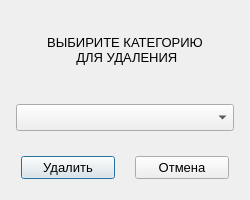
<?xml version="1.0" encoding="UTF-8"?>
<ui version="4.0">
 <class>CatDell</class>
 <widget class="QDialog" name="CatDell">
  <property name="geometry">
   <rect>
    <x>0</x>
    <y>0</y>
    <width>250</width>
    <height>200</height>
   </rect>
  </property>
  <property name="minimumSize">
   <size>
    <width>250</width>
    <height>200</height>
   </size>
  </property>
  <property name="windowTitle">
   <string>Удаление</string>
  </property>
  <property name="styleSheet">
   <string notr="true"/>
  </property>
  <layout class="QHBoxLayout" name="horizontalLayout_2">
   <item>
    <layout class="QVBoxLayout" name="verticalLayout">
     <property name="spacing">
      <number>20</number>
     </property>
     <property name="leftMargin">
      <number>5</number>
     </property>
     <property name="topMargin">
      <number>5</number>
     </property>
     <property name="rightMargin">
      <number>5</number>
     </property>
     <property name="bottomMargin">
      <number>5</number>
     </property>
     <item>
      <widget class="QLabel" name="label">
       <property name="font">
        <font>
         <family>Tahoma</family>
         <pointsize>10</pointsize>
        </font>
       </property>
       <property name="layoutDirection">
        <enum>Qt::RightToLeft</enum>
       </property>
       <property name="text">
        <string>ВЫБИРИТЕ КАТЕГОРИЮ
 ДЛЯ УДАЛЕНИЯ</string>
       </property>
       <property name="alignment">
        <set>Qt::AlignCenter</set>
       </property>
      </widget>
     </item>
     <item>
      <widget class="QComboBox" name="catComboBox">
       <property name="font">
        <font>
         <family>Tahoma</family>
         <pointsize>12</pointsize>
        </font>
       </property>
      </widget>
     </item>
     <item>
      <layout class="QHBoxLayout" name="horizontalLayout">
       <property name="spacing">
        <number>20</number>
       </property>
       <property name="leftMargin">
        <number>5</number>
       </property>
       <property name="topMargin">
        <number>5</number>
       </property>
       <property name="rightMargin">
        <number>5</number>
       </property>
       <property name="bottomMargin">
        <number>5</number>
       </property>
       <item>
        <widget class="QPushButton" name="dellButton">
         <property name="font">
          <font>
           <family>Tahoma</family>
           <pointsize>10</pointsize>
           <weight>50</weight>
           <bold>false</bold>
          </font>
         </property>
         <property name="text">
          <string>Удалить</string>
         </property>
        </widget>
       </item>
       <item>
        <widget class="QPushButton" name="canselButton">
         <property name="font">
          <font>
           <family>Tahoma</family>
           <pointsize>10</pointsize>
           <weight>50</weight>
           <bold>false</bold>
          </font>
         </property>
         <property name="text">
          <string>Отмена</string>
         </property>
        </widget>
       </item>
      </layout>
     </item>
    </layout>
   </item>
  </layout>
 </widget>
 <resources/>
 <connections/>
</ui>
